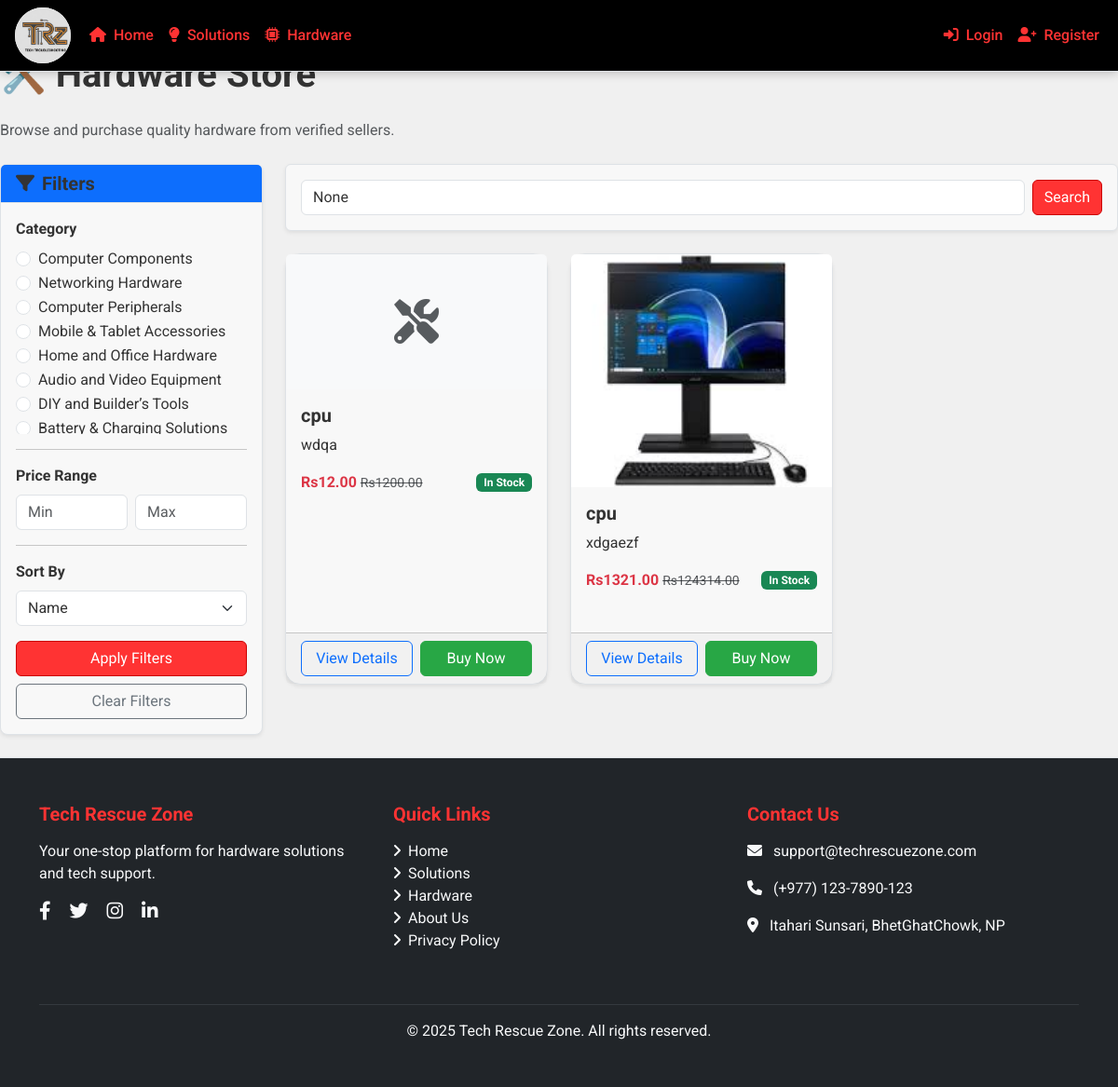
Screenshot of /hardware/ with the database file from the repository.
### TechRescueZoneApp/models.py (models this page shows, shortened)
class Category(models.Model):
    name = models.CharField(max_length=100)
    description = models.TextField(blank=True, null=True)
    class Meta:
        verbose_name_plural = 'Categories'

class Hardware(models.Model):
    name = models.CharField(max_length=200)
    description = models.TextField()
    price = models.DecimalField(max_digits=10, decimal_places=2)
    discount_price = models.DecimalField(max_digits=10, decimal_places=2, blank=True, null=True)
    category = models.ForeignKey(Category, on_delete=models.CASCADE, related_name='hardware')
    seller = models.ForeignKey(User, on_delete=models.CASCADE, related_name='hardware_listings')
    stock = models.PositiveIntegerField(default=1)
    is_featured = models.BooleanField(default=False)
    created_at = models.DateTimeField(auto_now_add=True)
    updated_at = models.DateTimeField(auto_now=True)
    class Meta:
        verbose_name_plural = 'Hardware'

class HardwareImage(models.Model):
    hardware = models.ForeignKey(Hardware, on_delete=models.CASCADE, related_name='images')
    image = models.ImageField(upload_to='hardware_images/')
    is_primary = models.BooleanField(default=False)
    class Meta:
        verbose_name_plural = "Hardware Images"

### TechRescueZoneApp/views.py (the view)
# urls.py: path('hardware/', views.hardware_list, name='hardware_list'),
def hardware_list(request):
    category_id = request.GET.get('category')
    min_price = request.GET.get('min_price')
    max_price = request.GET.get('max_price')
    search_query = request.GET.get('search')
    sort_by = request.GET.get('sort_by', 'name')
    hardware_items = Hardware.objects.all()
    if category_id:
        hardware_items = hardware_items.filter(category_id=category_id)
    if min_price:
        hardware_items = hardware_items.filter(price__gte=min_price)
    if max_price:
        hardware_items = hardware_items.filter(price__lte=max_price)
    if search_query:
        hardware_items = hardware_items.filter(
            Q(name__icontains=search_query) |
            Q(description__icontains=search_query)
        )
    if sort_by == 'price_low':
        hardware_items = hardware_items.order_by('price')
    elif sort_by == 'price_high':
        hardware_items = hardware_items.order_by('-price')
    elif sort_by == 'newest':
        hardware_items = hardware_items.order_by('-created_at')
    else:
        hardware_items = hardware_items.order_by('name')
    categories = Category.objects.all()
    context = {
        'hardware_items': hardware_items,
        'categories': categories,
        'selected_category': category_id,
        'min_price': min_price,
        'max_price': max_price,
        'search_query': search_query,
        'sort_by': sort_by,
    }
    return render(request, 'hardware/hardware_list.html', context)

### templates/hardware/hardware_list.html (shortened to what this page needs)
{% extends 'base.html' %}
{% load static %}
{% block content %}
<h1 class="mb-4">🛠️ Hardware Store</h1>
<p class="text-muted mb-4">Browse and purchase quality hardware from verified sellers.</p>
<div class="row">
    <div class="col-md-3">
        <div class="card mb-4 shadow-sm rounded-3">
            <div class="card-header bg-primary text-white">
                <h5 class="mb-0"><i class="fas fa-filter me-2"></i>Filters</h5>
            </div>
            <div class="card-body">
                <form method="get" action="{% url 'TechRescueZoneApp:hardware_list' %}">
                    <div class="mb-3">
                        <label class="form-label fw-bold">Category</label>
                        <div class="overflow-auto" style="max-height: 200px;">
                            {% for category in categories %}
                            <div class="form-check">
                                <input class="form-check-input" type="radio" name="category" id="category-{{ category.id }}" value="{{ category.id }}" {% if selected_category == category.id|stringformat:"i" %}checked{% endif %}>
                                <label class="form-check-label" for="category-{{ category.id }}">
                                    {{ category.name }}
                                </label>
                            </div>
                            {% endfor %}
                        </div>
                    </div>
                    <hr>
                    <div class="mb-3">
                        <label class="form-label fw-bold">Price Range</label>
                        <div class="row g-2">
                            <div class="col-6">
                                <input type="number" class="form-control" name="min_price" placeholder="Min" value="{{ min_price }}">
                            </div>
                            <div class="col-6">
                                <input type="number" class="form-control" name="max_price" placeholder="Max" value="{{ max_price }}">
                            </div>
                        </div>
                    </div>
                    <hr>
                    <div class="mb-3">
                        <label class="form-label fw-bold">Sort By</label>
                        <select class="form-select" name="sort_by">
                            <option value="name" {% if sort_by == 'name' %}selected{% endif %}>Name</option>
                        </select>
                    </div>
                    <div class="d-grid">
                        <button type="submit" class="btn btn-primary">Apply Filters</button>
                        <a href="{% url 'TechRescueZoneApp:hardware_list' %}" class="btn btn-outline-secondary mt-2">Clear Filters</a>
                    </div>
                </form>
            </div>
        </div>
    </div>
    <div class="col-md-9">
        <div class="card mb-4 shadow-sm">
            <div class="card-body">
                <form method="get" action="{% url 'TechRescueZoneApp:hardware_list' %}" class="d-flex">
                    <input type="text" name="search" class="form-control me-2" placeholder="🔍 Search hardware..." value="{{ search_query }}">
                    <button type="submit" class="btn btn-primary">Search</button>
                </form>
            </div>
        </div>
        <div class="row">
            {% if hardware_items %}
                {% for hardware in hardware_items %}
                <div class="col-md-6 col-lg-4 mb-4">
                    <div class="card h-100 shadow-sm rounded-4">
                        {% if hardware.images.filter.first %}
                        <img src="{{ hardware.images.filter.first.image.url }}" class="card-img-top" alt="{{ hardware.name }}" style="width: 100%; height: 250px; object-fit: cover;">
                        {% else %}
                        <div class="card-img-top bg-light text-center py-5">
                            <i class="fas fa-tools fa-3x text-muted"></i>
                        </div>
                        {% endif %}
                        <div class="card-body">
                            <h5 class="card-title">{{ hardware.name }}</h5>
                            <p class="card-text">{{ hardware.description|truncatechars:80 }}</p>
                            <div class="d-flex justify-content-between align-items-center mb-2">
                                {% if hardware.discount_price %}
                                <div>
                                    <span class="text-danger fw-bold">Rs{{ hardware.discount_price }}</span>
                                    <small class="text-muted text-decoration-line-through">Rs{{ hardware.price }}</small>
                                </div>
                                {% else %}
                                <span class="fw-bold">Rs{{ hardware.price }}</span>
                                {% endif %}
                                <span class="badge bg-{% if hardware.stock > 0 %}success{% else %}danger{% endif %}">
                                    {% if hardware.stock > 0 %}In Stock{% else %}Out of Stock{% endif %}
                                </span>
                            </div>
                        </div>
                        <div class="card-footer d-flex gap-2">
                            <a href="{% url 'TechRescueZoneApp:hardware_detail' hardware.id %}" class="btn btn-outline-primary w-50">View Details</a>
                            <button type="button" class="btn btn-success w-50" data-bs-toggle="modal" data-bs-target="#buyNowModal{{ hardware.id }}">
                                Buy Now
                            </button>
                        </div>
                    </div>
                </div>
                {% endfor %}
            {% else %}
                <div class="col-12">
                    <div class="alert alert-info text-center">
                        No hardware items found matching your criteria.
                    </div>
                </div>
            {% endif %}
        </div>
    </div>
</div>
{% endblock %}

### rows the page displays
Category: category "☐ Computer Components", name "Computer Components"
Category: category "☐ Networking Hardware", name "Networking Hardware"
Category: category "☐ Computer Peripherals", name "Computer Peripherals"
Category: category "☐ Mobile & Tablet Accessories", name "Mobile & Tablet Accessories"
Category: category "☐ Home and Office Hardware", name "Home and Office Hardware"
Category: category "☐ Audio and Video Equipment", name "Audio and Video Equipment"
Category: category "☐ DIY and Builder’s Tools", name "DIY and Builder’s Tools"
Category: category "☐ Battery & Charging Solutions", name "Battery & Charging Solutions"
Hardware: name "cpu", description "wdqa", discount_price "12.00", price "1200.00", stock "In Stock"
Hardware: images.filter.first.image (picture), name "cpu", description "xdgaezf", discount_price "1321.00", price "124314.00", stock "In Stock"
